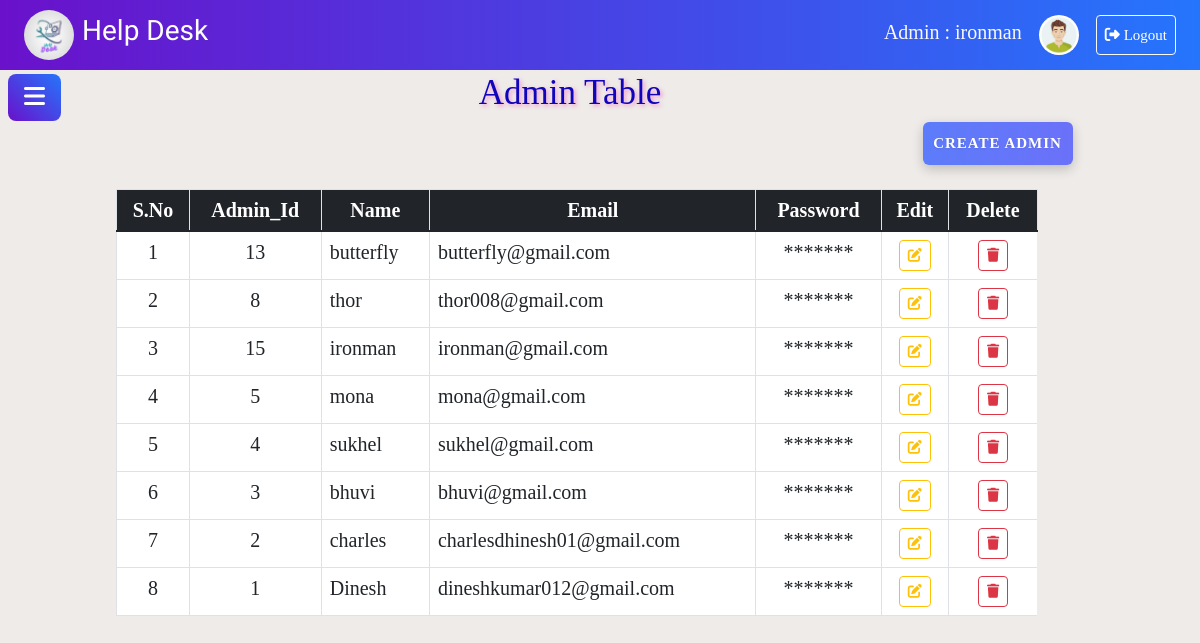
/Admin_dash (signed in), run on an earlier commit of the app's database.
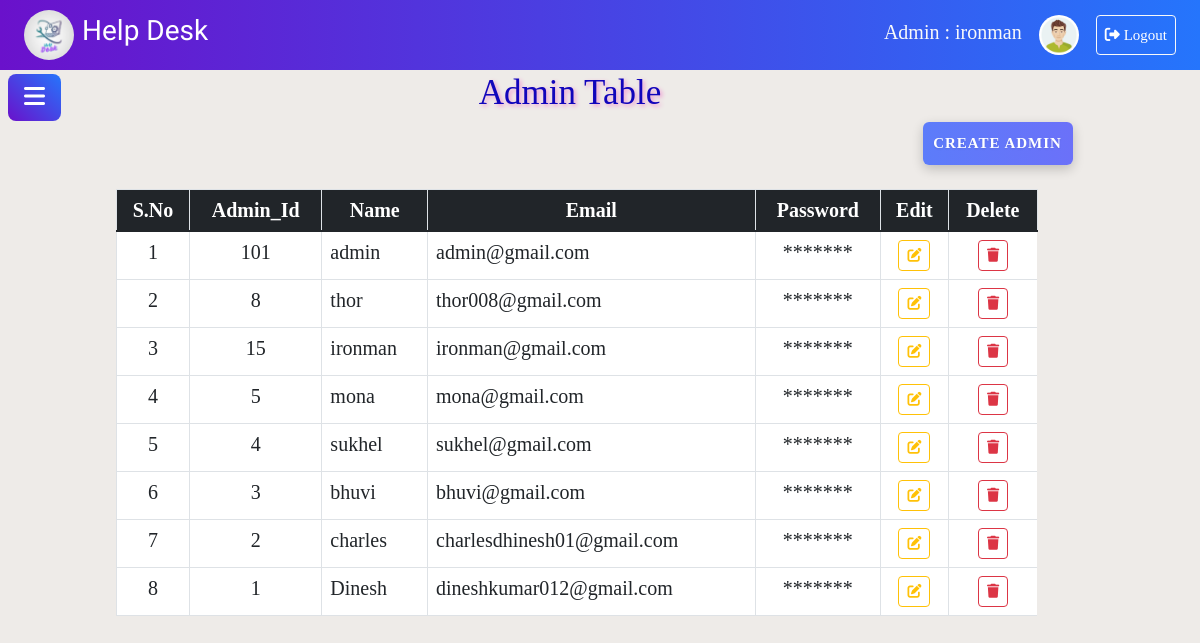
And on a later commit of the database.
### admin_index/models.py (models this page shows, shortened)
class Admin(models.Model):
    admin_name=models.CharField(max_length=100)
    email=models.EmailField(max_length=100)
    password=models.CharField(max_length=20)
    admin_id=models.IntegerField()

### admin_index/views.py (the view)
# urls.py: path('Admin_dash', Admin_dashboard, name='Admin_dash'),
def Admin_dashboard(request):
    if 'admin_name' not in request.session:
        messages.error(request, 'Admin session was not created')
        return redirect('sign_in')
    adminname = request.session['admin_name']
    adminshow = Admin.objects.get(admin_name=adminname)
    tickets = Ticket.objects.all().order_by('-created_at')
    Ticket.objects.filter(seen_by_admin=False).update(seen_by_admin=True)
    unseen_ticket_count = Ticket.objects.filter(seen_by_admin=False).count()
    admin_all=Admin.objects.all().order_by('-id')
    agent_all=Agent.objects.all().order_by('-id')
    user_all=User.objects.all().order_by('-id')
    feedbacks = TicketFeedback.objects.select_related('user').order_by('-created_at')
    return render(request, 'Dashboard/Admin_dashboard.html', {
        'admin': adminname,
        'adminshow': adminshow,
        'admins':admin_all,
        'agents':agent_all,
        'users':user_all,
        'tickets': tickets,
        'feedbacks': feedbacks,
        'unseen_ticket_count': unseen_ticket_count,
        })

### admin_index/models.py (called while the page is built)
    def __str__(self):
        return self.agent_name

### admin_index/templates/Dashboard/Admin_dashboard.html (shortened to what the changed rows need)
{% load static %}
<!DOCTYPE html>
<html lang="en">
<head>
    <link rel="stylesheet" href="https://cdn.jsdelivr.net/npm/bootstrap@5.3.0/dist/css/bootstrap.min.css">
    <link rel="stylesheet" href="https://cdnjs.cloudflare.com/ajax/libs/font-awesome/6.7.2/css/all.min.css"
 />
    <link rel="stylesheet" href="{% static 'css/admin.css' %}">
</head>
<body class="d-flex flex-column min-vh-100" style="background-color: rgb(238, 235, 232);font-family: 'Marcellus, serif'; font-weight: 400;
    font-style: normal;" id="font">
    <main class="flex-grow-1 p-4">
        <div class="content-section mt-5" id="admin">
            <h1 class="text-center"
                style="margin-right: 60px; font-size: 35px; color: rgb(17, 5, 187);text-shadow: 2px 2px 4px rgb(238, 149, 207);">
                Admin Table</h1>
            <table class="table table-hover mt-4 h5" style="margin-left: 8%; width: 80%;">
                <thead class="table-dark">
                    <th class="text-center border">S.No</th>
                    <th class="text-center border">Admin_Id</th>
                    <th class="text-center border">Name</th>
                    <th class="text-center border">Email</th>
                    <th class="text-center border">Password</th>
                    <th class="text-center border">Edit</th>
                    <th class="text-center border">Delete</th>
                </thead>
                <tbody class="table-group-divider">
                    {% if admins %}
                    {% for admins in admins %}
                    <tr>
                        <td class="text-center border">{{ forloop.counter }}</td>
                        <td class="text-center border">{{ admins.admin_id }}</td>
                        <td>{{ admins.admin_name }}</td>
                        <td class="border">{{ admins.email }}</td>
                        <td class="text-center">*******</td>
                        <td class="text-center border">
                            <button type="button" class="btn btn-outline-warning btn-sm" data-bs-toggle="modal"
                                data-bs-target="#update_admin{{ admins.id }}">
                                <i class="fa-solid fa-pen-to-square"></i>
                            </button>
                        </td>
                        <td class="text-center">
                            <button type="button" class="btn btn-outline-danger btn-sm" data-bs-toggle="modal"
                                data-bs-target="#delete_admin{{ admins.id }}">
                                <i class="fa-solid fa-trash"></i>
                            </button>
                        </td>
                    </tr>
                    {% endfor %}
                    {% else %}
                    <tr>
                        <td colspan="7" class="text-center text-muted">No Data found</td>
                    </tr>
                    {% endif %}
                </tbody>
            </table>
        </div>
    </main>
</body>
</html>

What changed in the data, as far as the page shows it:
removed Admin: admin_id "13", admin_name "butterfly", email "butterfly@gmail.com"
added Admin: admin_id "101", admin_name "admin", email "admin@gmail.com"
